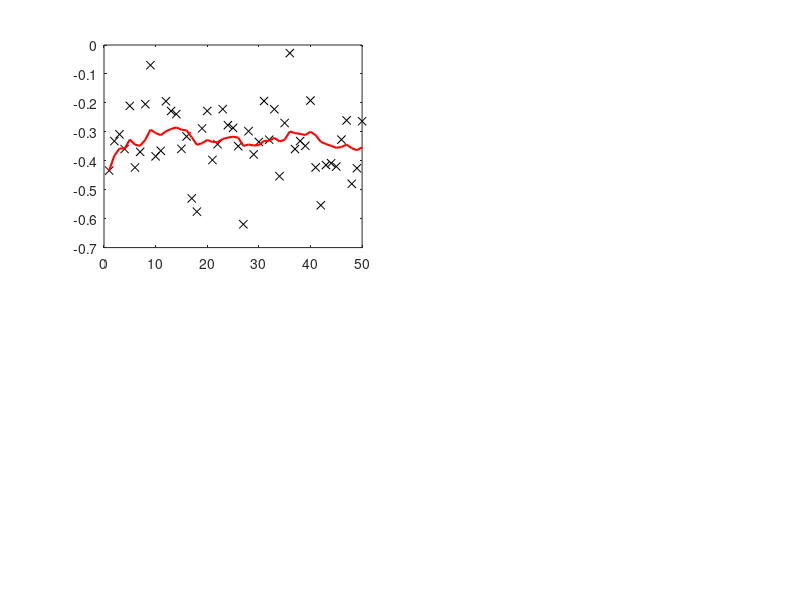

Recreate this plot in MATLAB. (Note: this script raises an error after producing the figure.)
% This script performs the first experiment carried out for the report. The
% user is allowed to add several R values to observe the implications of
% this parameter in the execution.
%
% Author:
%- Rodrigo Tamaki

clc;
clear;
close;

% Input Parameters
true_x = randn;                                                            % True value of the constant
Q = 1e-5;                                                                  % Process noise covariance
R_values = [0.001, 0.01, 0.1, 1];                                          % Different measurement noise covariance values
num_meas = 50;                                                             % Number of measurements

% Generate random measurements (same across all R for consistency)
z = true_x + sqrt(R_values(2)) * randn(1, num_meas);                       

% Arrays to store results
all_estimates = zeros(numel(R_values), num_meas);                          % Store estimates for each R
all_covariances = zeros(numel(R_values), num_meas);                        % Store covariances for each R

% Kalman Filter for different R values
for r_idx = 1:numel(R_values)
    R = R_values(r_idx);                                                   % Current measurement noise covariance
    sigma_R = sqrt(R);                                                     % Standard deviation of measurement noise
    
    % Initial conditions
    x_hat = 0;                                                             % Initial estimate of x 
    P = 1;                                                                 % Initial erro covariance estimate
    
    % Arrays for storing the estimated values
    x_estimates = zeros(1, num_meas);
    P_values = zeros(1, num_meas);

    % Kalman Filter recursive algorithm
    for k = 1:num_meas
        % Time Update Equations (Predict)
        x_hat_prior = x_hat;                                               % Predicted state (constant process)
        P_prior = P + Q;                                                   % Predicted error covariance
        
        % Measurement Update Equations (Correct)
        K = P_prior / (P_prior + R);                                       % Kalman Gain
        x_hat = x_hat_prior + K * (z(k) - x_hat_prior);                    % Updated a posteriori estimate
        P = (1 - K) * P_prior;                                             % Updated error covariance
        
        % Results storage
        x_estimates(k) = x_hat;
        P_values(k) = P;
    end
    
    % Store results for this R
    all_estimates(r_idx, :) = x_estimates;
    all_covariances(r_idx, :) = P_values;
end

%% Graphical Representation 
% Simulation results for Different R values
figure;
for r_idx = 1:numel(R_values)
    subplot(2, 2, r_idx);
    plot(1:num_meas, z, 'kx', 'DisplayName', 'Measurements');
    hold on;
    plot(1:num_meas, all_estimates(r_idx, :), 'r-', 'LineWidth', 1.5, ...
         'DisplayName', 'Kalman Estimate');
    yline(true_x, 'b--', 'DisplayName', 'True Value');
    legend;
    title(sprintf('Kalman Filter Estimate (R = %.3f)', R_values(r_idx)), ...
          'Interpreter', 'latex');
    xlabel('Iteration', 'Interpreter', 'latex');
    ylabel('Voltage', 'Interpreter', 'latex');
    grid on;
end

% Variance Convergence for Different R values
figure;
for r_idx = 1:numel(R_values)
    plot(1:num_meas, all_covariances(r_idx, :), 'LineWidth', 1.5, ...
         'DisplayName', sprintf('R = %.3f', R_values(r_idx)));
    hold on;
end
title('Variance Convergence for Different R values', 'Interpreter', 'latex');
xlabel('Iteration', 'Interpreter', 'latex');
ylabel('Covariance (Voltage$^2$)', 'Interpreter', 'latex');
legend show;
grid on;